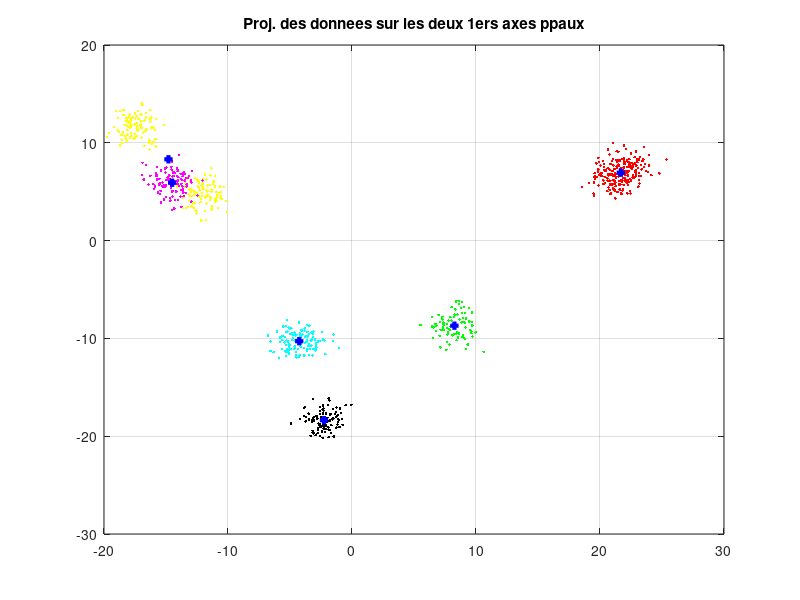
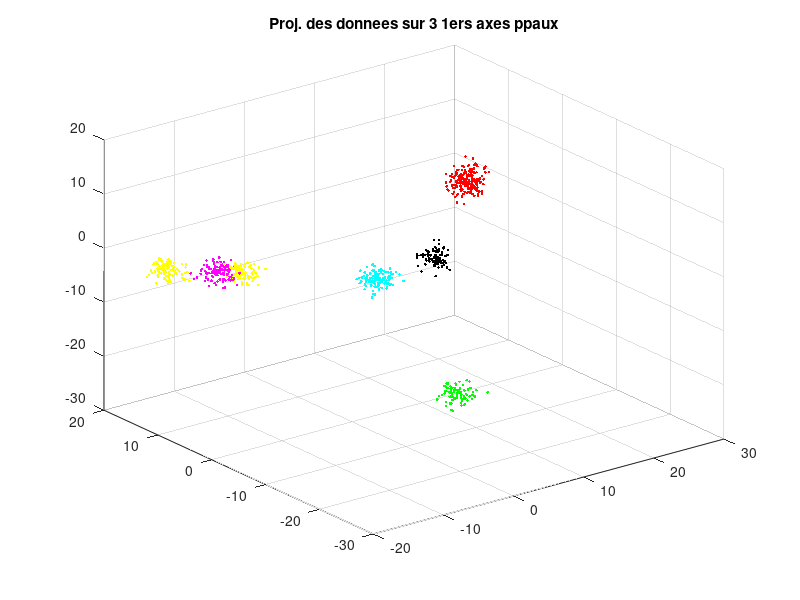

Source code (MATLAB) for these figures, in order:
clear variables
close all

% chargement du jeu de donn�es
load('dataset.mat')

%CALCULE DELA MATRICE C DE L'ECHANTILLON DANS CE NOUVEAU REPERE.
M = mean(X);
Xc = X - M;
sigma = (1/length(X))*(Xc')*Xc;
[vect,val]=eig(sigma);
[~,indices_tri]=sort(diag(val),'descend');
vect=vect(:,indices_tri);
C=Xc*vect;

%rng(0,'twister'); %pour la reproduction
[~,centre] = kmeans(C,6);
[idx,~] = kmeans(C,6,'start',centre);
C1 = C(:,1);
C2 = C(:,2);
C3 = C(:,3);

figure(1), clf, 
grid on 

plot(C1(idx == 1),C2(idx == 1),'r.');grid on;hold on;
plot(C1(idx == 2),C2(idx == 2),'k.');grid on;hold on;
plot(C1(idx == 3),C2(idx == 3),'c.');grid on;hold on;
plot(C1(idx == 4),C2(idx == 4),'g.');grid on;hold on;
plot(C1(idx == 5),C2(idx == 5),'y.');grid on;hold on;
plot(C1(idx == 6),C2(idx == 6),'m.');grid on;hold on;
plot(centre(:,1),centre(:,2),'b+','linewidth',3);grid on;
title('Proj. des donnees sur les deux 1ers axes ppaux');



figure(5),clf, 
grid on
plot3(C1(idx == 1),C2(idx == 1),C3(idx == 1),'r.');grid on;hold on 
plot3(C1(idx == 2),C2(idx == 2),C3(idx == 2),'k.');grid on;hold on 
plot3(C1(idx == 3),C2(idx == 3),C3(idx == 3),'c.');grid on;hold on 
plot3(C1(idx == 4),C2(idx == 4),C3(idx == 4),'g.');grid on;hold on
plot3(C1(idx == 5),C2(idx == 5),C3(idx == 5),'y.');grid on;hold on
plot3(C1(idx == 6),C2(idx == 6),C3(idx == 6),'m.');grid on;hold on 
title('Proj. des donnees sur 3 1ers axes ppaux')


